Frame 1 (no input): blank canvas, image omitted
Frame 60 (the mouse pressed at the canvas centre just before this capture): blank canvas, image omitted
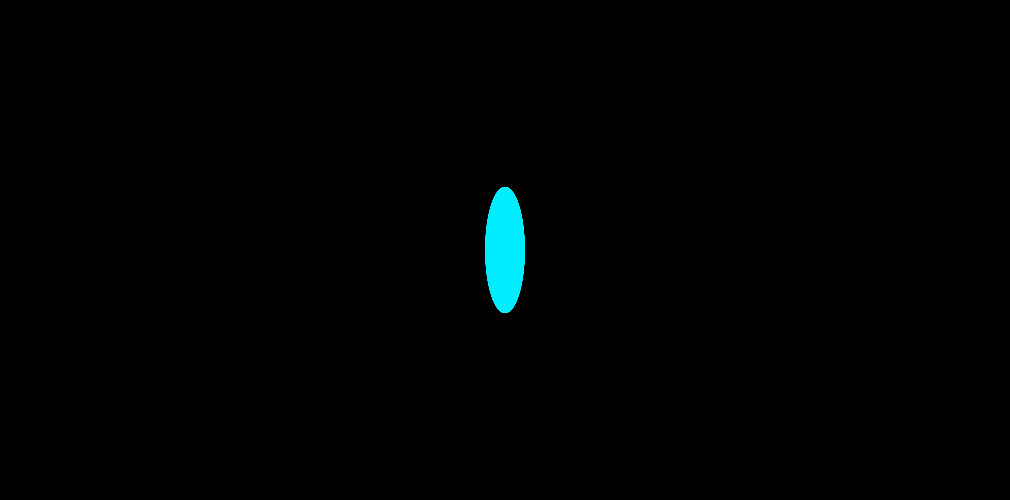
Frame 120 (the mouse held since frame 60 and released just before this capture)

The Processing sketch whose frames 1 and 60 were blank and that drew this single picture after the mouse press (run headless with seeded random() and noise(); from frame 60 on, the mouse is pressed at the canvas centre):

// Processing sketch: processing_161201
// ── processing_161201.pde



void setup() {
 background(0,0,0);
 noStroke();
 
  size(1010,500);
  smooth();
frameRate(30000);}

void draw() {
  fill(random(-mouseX,200),random(230,250),mouseX); 

  float r = random(30,40);
  ellipse(mouseX,mouseY,r,mouseX/4);
}
